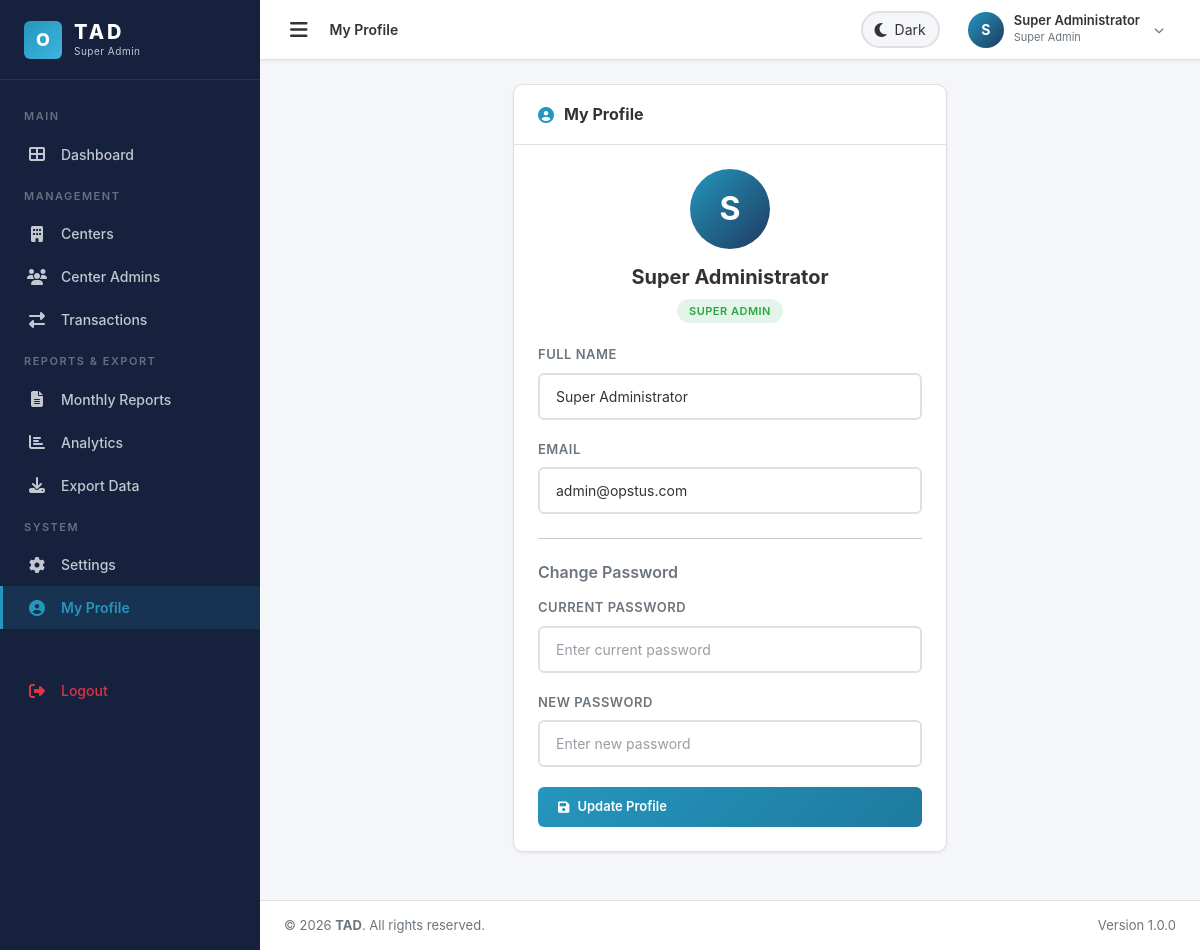
/superadmin/profile.php (signed in), run on the app's committed database.
### tables this page shows
CREATE TABLE `users` (
    `id` INT AUTO_INCREMENT PRIMARY KEY,
    `name` VARCHAR(255) NOT NULL,
    `username` VARCHAR(100) NOT NULL UNIQUE,
    `email` VARCHAR(255) DEFAULT NULL,
    `password` VARCHAR(255) NOT NULL,
    `role` ENUM('super_admin', 'center_admin') NOT NULL DEFAULT 'center_admin',
    `center_id` INT DEFAULT NULL,
    `status` ENUM('active', 'blocked') NOT NULL DEFAULT 'active',
    `created_at` TIMESTAMP DEFAULT CURRENT_TIMESTAMP,
    FOREIGN KEY (`center_id`) REFERENCES `centers`(`id`) ON DELETE SET NULL
);

### includes/functions.php (called while the page is built, shortened)
<?php
function sanitize($data) {
    $data = trim($data);
    $data = stripslashes($data);
    $data = htmlspecialchars($data, ENT_QUOTES, 'UTF-8');
    return $data;
}

### superadmin/profile.php (the view, shortened to what this page needs)
<?php
$conn = getDBConnection();
$stmt = $conn->prepare("SELECT * FROM users WHERE id = ?");
$stmt->bind_param("i", $_SESSION['user_id']);
$stmt->execute();
$user = $stmt->get_result()->fetch_assoc();
include __DIR__ . '/../includes/header.php';
?>
<div class="row justify-content-center">
    <div class="col-lg-6">
        <div class="card-custom">
            <div class="card-custom-header">
                <h5><i class="fas fa-user-circle"></i> My Profile</h5>
            </div>
            <div class="card-custom-body">
                <div class="text-center mb-4">
                    <div class="user-avatar mx-auto mb-3" style="width: 80px; height: 80px; font-size: 32px;">
                        <?php echo strtoupper(substr($user['name'], 0, 1)); ?>
                    </div>
                    <h5 class="fw-700"><?php echo sanitize($user['name']); ?></h5>
                    <span class="badge-type badge-active">Super Admin</span>
                </div>
                <form method="POST">
                    <div class="form-group-custom">
                        <label>Full Name</label>
                        <input type="text" name="name" class="form-control-custom" required
                               value="<?php echo sanitize($user['name']); ?>">
                    </div>
                    <div class="form-group-custom">
                        <label>Email</label>
                        <input type="email" name="email" class="form-control-custom"
                               value="<?php echo sanitize($user['email'] ?? ''); ?>">
                    </div>
                    <hr class="my-4">
                    <h6 class="fw-600 mb-3 text-muted-custom">Change Password</h6>
                    <div class="form-group-custom">
                        <label>Current Password</label>
                        <input type="password" name="current_password" class="form-control-custom"
                               placeholder="Enter current password">
                    </div>
                    <div class="form-group-custom">
                        <label>New Password</label>
                        <input type="password" name="new_password" class="form-control-custom"
                               placeholder="Enter new password" minlength="6">
                    </div>
                    <button type="submit" class="btn-primary-custom w-100">
                        <i class="fas fa-save"></i> Update Profile
                    </button>
                </form>
            </div>
        </div>
    </div>
</div>
<?php include __DIR__ . '/../includes/footer.php'; ?>

### css/style.css (style rules this page uses)
:root { --primary: #2596be; --primary-dark: #1e7a9e; --primary-light: #3db5de; --accent: #1e3a5f; --success: #28a745; --danger: #dc3545; --warning: #ffc107; --info: #17a2b8; --bg-light: #f4f6f9; --bg-card-light: #ffffff; --text-light: #333333; --text-muted-light: #6c757d; --border-light: #e0e0e0; --sidebar-bg: #16213e; --sidebar-text: #c2c7d0; --sidebar-active: #2596be; --sidebar-hover: rgba(37, 150, 190, 0.15); --sidebar-width: 260px; --sidebar-collapsed-width: 70px; --header-height: 60px; --footer-height: 50px; --shadow-sm: 0 1px 3px rgba(0, 0, 0, 0.08); --shadow-md: 0 4px 12px rgba(0, 0, 0, 0.1); --shadow-lg: 0 8px 24px rgba(0, 0, 0, 0.12); --radius-sm: 6px; --radius-md: 10px; --radius-lg: 16px; --radius-xl: 20px; --transition: all 0.3s ease; --transition-fast: all 0.15s ease; --font-family: 'Inter', 'Segoe UI', system-ui, -apple-system, sans-serif; }
* { margin: 0; padding: 0; box-sizing: border-box; }
html { scroll-behavior: smooth; }
body { font-family: var(--font-family); background-color: var(--bg-light); color: var(--text-light); transition: var(--transition); overflow-x: hidden; min-height: 100vh; }
.user-avatar { width: 36px; height: 36px; border-radius: 50%; background: linear-gradient(135deg, var(--primary), var(--accent)); display: flex; align-items: center; justify-content: center; color: #fff; font-weight: 700; font-size: 14px; }
.card-custom { background: var(--bg-card-light); border-radius: var(--radius-md); box-shadow: var(--shadow-sm); border: 1px solid var(--border-light); margin-bottom: 24px; transition: var(--transition); }
.card-custom-header { padding: 20px 24px; border-bottom: 1px solid var(--border-light); display: flex; align-items: center; justify-content: space-between; flex-wrap: wrap; gap: 12px; }
.card-custom-header h5 { font-size: 16px; font-weight: 700; color: var(--text-light); margin: 0; display: flex; align-items: center; gap: 10px; }
.card-custom-header h5 i { color: var(--primary); }
.card-custom-body { padding: 24px; }
.badge-type { padding: 5px 12px; border-radius: 50px; font-size: 11px; font-weight: 600; text-transform: uppercase; letter-spacing: 0.5px; }
.badge-active { background: rgba(40, 167, 69, 0.12); color: var(--success); }
.btn-primary-custom { background: linear-gradient(135deg, var(--primary), var(--primary-dark)); color: #fff; border: none; padding: 10px 20px; border-radius: var(--radius-sm); font-size: 13px; font-weight: 600; cursor: pointer; transition: var(--transition); display: inline-flex; align-items: center; gap: 8px; }
.form-group-custom { margin-bottom: 20px; }
.form-group-custom label { display: block; font-size: 13px; font-weight: 600; color: var(--text-muted-light); text-transform: uppercase; letter-spacing: 0.5px; margin-bottom: 8px; }
.form-control-custom { width: 100%; padding: 11px 16px; border: 2px solid var(--border-light); border-radius: var(--radius-sm); font-size: 14px; color: var(--text-light); background: var(--bg-card-light); transition: var(--transition); font-family: var(--font-family); }
.form-control-custom::placeholder { color: var(--text-muted-light); opacity: 0.7; }
.text-muted-custom { color: var(--text-muted-light) !important; }
.fw-600 { font-weight: 600 !important; }
.fw-700 { font-weight: 700 !important; }

### data on the page
users: name "S", name "Super Administrator", email "admin@opstus.com"

### other printed values
APP_NAME "TAD"
$pageTitle "My Profile"
substr($_SESSION['user_name'] ?? 'U', 0, 1) "S"
$_SESSION['user_name'] "Super Administrator"
APP_VERSION "1.0.0"
